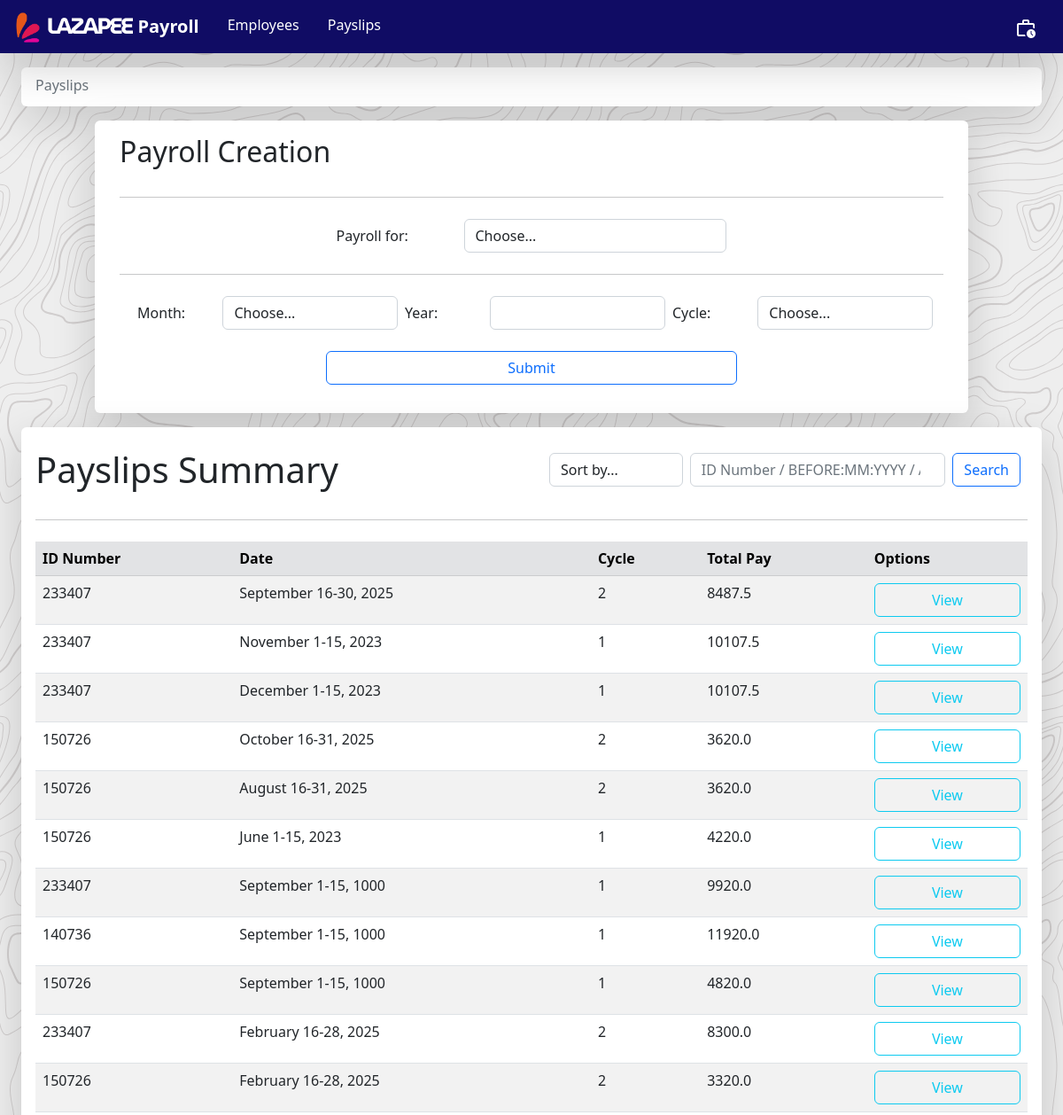
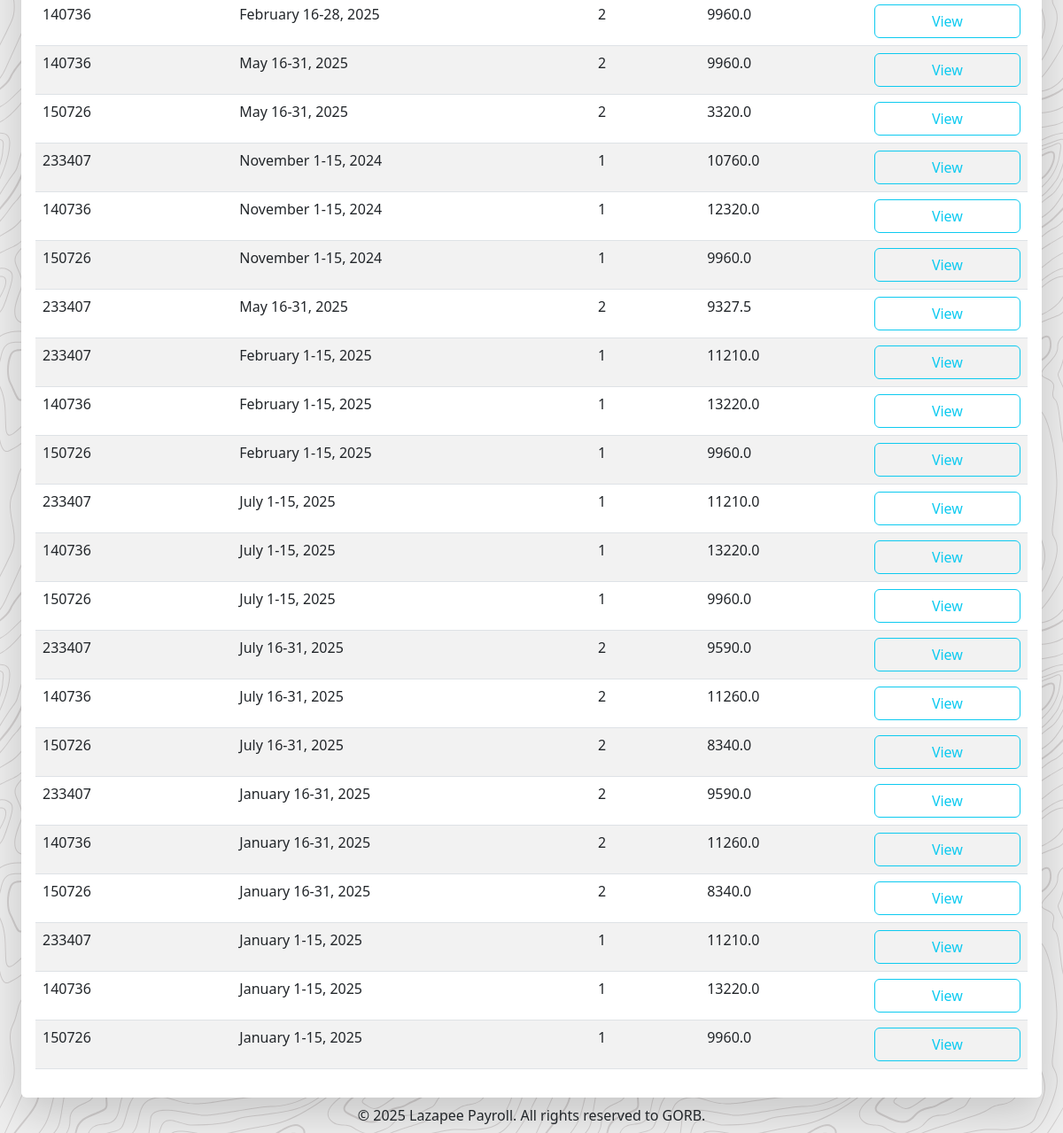
Screenshot of /payslips with the database file from the repository (2 pictures, top to bottom).
### payroll_app/models.py (models this page shows, shortened)
class Payslip(models.Model):
    id_number = models.ForeignKey(Employee, on_delete=models.CASCADE)
    employee_name = models.CharField(max_length = 300) ##ADDITIONAL FIELD (Why? So the name of employee at the time of generation is hard-coded in each payslip.)
    month = models.CharField(max_length = 300)
    month_integer_reference = models.IntegerField() ##ADDITIONAL FIELD (Why? So we are able to sort the payslips in manner of time. E.g. Jan = 1, Feb = 2, ...)
    date_range = models.CharField(max_length = 300)
    year = models.CharField(max_length = 300)
    pay_cycle = models.IntegerField()
    rate = models.FloatField()
    earnings_allowance = models.FloatField()
    deductions_tax = models.FloatField()
    deductions_health = models.FloatField()
    pag_ibig = models.FloatField()
    sss = models.FloatField()
    overtime = models.FloatField()
    total_pay = models.FloatField()
    def getIDNumber(self):
        return self.id_number.getID()
    def getMonth(self):
        return self.month
    def getDate_range(self):
        return self.date_range
    def getYear(self):
        return self.year
    def getPay_cycle(self):
        return self.pay_cycle
    def getTotal_pay(self):
        return self.total_pay

class Employee(models.Model):
    name = models.CharField(max_length = 300)
    id_number = models.CharField(max_length = 300, unique = True)
    rate = models.FloatField()
    overtime_pay = models.FloatField(null=True)
    allowance = models.FloatField(null=True)
    def getName(self):
        return self.name
    def getID(self):
        return self.id_number

### payroll_app/views.py (the view)
# urls.py: path('payslips', views.payslips_page,  name='payslips'),
def payslips_page(request):
    global history
    global account
    months = ['January', 'February', 'March', 'April', 'May', 'June', 'July', 'August', 'September', 'October', 'November', 'December']
    payslips = Payslip.objects.all().order_by('-pk')
    employees = Employee.objects.all()
    if (request.method=="POST"):
        button = request.POST.get("button")
        sorting = request.POST.get("sort")
        if button == "search":
            creds = request.POST.get("Search")
            if ":" in creds:
                creds = creds.upper().split(":")
                if "BEFORE" in creds:
                    if len(creds) > 1:
                        if len(creds[1]) == 2 and creds[1].isdigit():
                            if len(creds[2]) == 4 and creds[2].isdigit():
                                payslips = Payslip.objects.filter(month_integer_reference__lte=int(creds[1]), year__lte=int(creds[2])).order_by('-year', 'month_integer_reference', 'pay_cycle')
                            else:
                                payslips = Payslip.objects.filter(month_integer_reference__lte=int(creds[1])).order_by('-year', 'month_integer_reference', 'pay_cycle')
                        elif len(creds[1]) == 4 and creds[1].isdigit():
                            payslips = Payslip.objects.filter(year__lte=int(creds[1]))
                elif "AFTER" in creds:
                    if len(creds) > 1:
                        if len(creds[1]) == 2 and creds[1].isdigit():
                            if len(creds[2]) == 4 and creds[2].isdigit():
                                payslips = Payslip.objects.filter(month_integer_reference__gte=int(creds[1]), year__gte=int(creds[2])).order_by('-year', 'month_integer_reference', 'pay_cycle')
                            else:
                                payslips = Payslip.objects.filter(month_integer_reference__gte=int(creds[1])).order_by('-year', 'month_integer_reference', 'pay_cycle')
                        elif len(creds[1]) == 4 and creds[1].isdigit():
                            payslips = Payslip.objects.filter(year__gte=int(creds[1]))
                elif "BETWEEN" in creds:
                    if len(creds) == 5:
                        if creds[1].isdigit() and creds[2].isdigit() and creds[3].isdigit() and creds[4].isdigit():
                            if len(creds[1]) == 2 and len(creds[3]) == 2:
                                if len(creds[2]) == 4 and len(creds[4]) == 4:
                                    payslips = Payslip.objects.filter(month_integer_reference__range=(int(creds[1]), int(creds[3])), year__range=(int(creds[2]), int(creds[4]))).order_by('-year', 'month_integer_reference', 'pay_cycle')
                    elif len(creds) == 3:
                        if len(creds[1]) == 4 and len(creds[2]) == 4 and creds[1].isdigit() and creds[2].isdigit():
                            payslips = Payslip.objects.filter(year__range=(int(creds[1]), int(creds[2])))
            else:
                employee = Employee.objects.filter(id_number=creds)
                if employee:
                    payslips = Payslip.objects.filter(id_number=employee[0])
            if sorting == "new":
                payslips = payslips.order_by('-year', '-month_integer_reference', '-pay_cycle')
            elif sorting == "old":
                payslips = payslips.order_by('year', 'month_integer_reference', 'pay_cycle')
            elif sorting == "recent":
                payslips = payslips.order_by('-pk')
            return render(request, 'payroll_app/payslips_page.html', {'payslips':payslips, 'employees':employees, 'months':months, 'history':history, 'account':account})
        elif button == "create":
            months_as_integers = {'January':1, 'February':2, 'March':3, 'April':4, 'May':5, 'June':6, 'July':7, 'August':8, 'September':9, 'October':10, 'November':11, 'December':12}
            id_number = request.POST.get("employee")
            month = request.POST.get("month")
            year = int(request.POST.get("year"))
            cycle = int(request.POST.get("cycle"))
            month_integer_reference = months_as_integers[month]
            if id_number == "all":
                employee_list = Employee.objects.all()
            else:
                employee_list = [Employee.objects.get(id_number=id_number)]
            for e in employee_list:
                employee = e
                if Payslip.objects.filter(id_number=employee, month=month, year=year, pay_cycle=cycle).exists() and len(employee_list) == 1:
                    return render(request, 'payroll_app/payslips_page.html', {'payslips':payslips, 'employees':employees, 'months':months, 'message':'Payslip already exists!', 'history':history, 'account':account})
                elif Payslip.objects.filter(id_number=employee, month=month, year=year, pay_cycle=cycle).exists() and len(employee_list) > 1:
                    pass
                else:
                    rate = employee.getRate()
                    overtime = employee.getOvertime()
                    allowance = employee.getAllowance()
                    if cycle == 2:
                        date_range = '16-31' if month in ['January', 'March', 'May', 'July','August', 'October', 'December'] else '16-29' if (month == 'February' and (year%4==0 and (year%400==0 or year%100!=0))) else '16-28' if month=='February' else '16-30'
                        philhealth = employee.getRate() * 0.04
                        sss = employee.getRate() * 0.045
                        deductions_tax = ((rate/2) + allowance + overtime - philhealth - sss) * 0.2
                        total_pay = ((rate/2) + allowance + overtime - philhealth - sss) - deductions_tax
                        Payslip.objects.create(id_number=employee, employee_name = employee.getName(), month=month, date_range=date_range, year=year, pay_cycle=cycle, rate=rate, earnings_allowance=allowance, deductions_tax=deductions_tax, deductions_health=philhealth, pag_ibig=0, sss=sss, overtime=overtime, total_pay=total_pay, month_integer_reference=month_integer_reference)
                    elif cycle == 1:
                        date_range = '1-15'
                        pag_ibig = 100
                        deductions_tax = ((rate/2) + allowance + overtime - pag_ibig) * 0.2
                        total_pay = ((rate/2) + allowance + overtime - pag_ibig) - deductions_tax
                        Payslip.objects.create(id_number=employee, employee_name = employee.getName(), month=month, date_range=date_range, year=year, pay_cycle=cycle, rate=rate, earnings_allowance=allowance, deductions_tax=deductions_tax, deductions_health=0, pag_ibig=pag_ibig, sss=0, overtime=overtime, total_pay=total_pay, month_integer_reference=month_integer_reference)
                    history.append("Created payslip for {} for {} {}, {}, Cycle {}".format(employee.getName(), month, date_range, year, cycle))
                    if len(history) > 5:
                        history.pop(0)
                    Employee.objects.filter(id_number=employee.getID()).update(overtime_pay=0)
            employees = Employee.objects.all()
            return render(request, 'payroll_app/payslips_page.html', {'payslips':payslips, 'employees':employees, 'months':months, 'message':'Payslip successfully created!', 'history':history, 'account':account})
    else:
        return render(request, 'payroll_app/payslips_page.html', {'payslips':payslips, 'employees':employees, 'months':months, 'history':history})

### payroll_app/templates/payroll_app/payslips_page.html (shortened to what this page needs)
{% extends 'payroll_app/base.html' %}
{% load static %}
    {% block directory %}
        <ol class="breadcrumb mb-1">
            <li class="breadcrumb-item">
                <a href="{% url 'payslips' %}" class="text-secondary text-decoration-none">Payslips</a>
            </li>
        </ol>
    {% endblock %}
    {% block create %}
    <div class="container-fluid d-flex justify-content-center w-100 div-animation">
        <div class="navbar mt-3 mx-4 p-3 shadow-lg rounded w-70" style="background-color: white">
            <div class="container-fluid">
                <h2>Payroll Creation</h2>
            </div>
            <div class="container-fluid justify-content-center">
                <form class="form w-100" method="POST"> {% csrf_token %}
                    <hr class="my-4">
                    <div class="form-group">
                        <div class="container-fluid d-flex align-items-center w-50">
                            <label class="w-50">Payroll for:</label>
                            <select class="form-control w-100" name="employee" required>
                                <option value="" disabled selected hidden>Choose...</option>
                            </select>
                        </div>
                        <hr class="my-4">
                        <div class="container-fluid d-flex align-items-center">
                            <label class="w-50 mx-2">Month:</label>
                            <select class="form-control w-100" name="month" required>
                                <option value="" disabled selected hidden>Choose...</option>
                            </select>
                            <label class="w-50 mx-2">Year:</label>
                            <input class="form-control" type="text" name="year" required>
                            <label class="w-50 mx-2">Cycle:</label>
                            <select class="form-control w-100" name="cycle" required>
                                <option value="" disabled selected hidden>Choose...</option>
                            </select>
                        </div>
                        <div class="d-flex mt-4 w-100 justify-content-center">
                            <button class="btn btn-outline-primary w-50" type="submit" name="button" value="create">Submit</button>
                        </div>
                    </div>
                </form>
            </div>
        </div>
    </div>
    {% endblock %}
    {% block content %}
        <div class="navbar mt-3 mx-4 p-3 shadow-lg rounded div-animation" style="background-color: white">
            <div class="w-100">
                <div class="row align-items-center">
                    <div class="col">
                        <h1 class="mt-2">Payslips Summary</h1>
                    </div>
                    <div class="col">
                        <form class="form-inline my-2 d-flex" method="POST"> {% csrf_token %}
                            <select class="form-control w-50 mx-2" name="sort">
                                <option value="" disabled selected hidden>Sort by...</option>
                            </select>
                            <input class="form-control" type="search" placeholder="ID Number / BEFORE:MM:YYYY / AFTER:MM:YYYY / BETWEEN:MM:YYYY:MM:YYYY" name="Search">
                            <button class="btn btn-outline-primary mx-2" type="submit" name="button" value="search">Search</button>
                        </form>
                    </div>
                </div>
                <hr class="my-4">
            </div>
            <table class="table table-hover table-striped">
                <thead class="table-secondary">
                    <th scope="col"> ID Number </th>
                    <th scope="col"> Date </th>
                    <th scope="col"> Cycle </th>
                    <th scope="col"> Total Pay </th>
                    <th scope="col"> Options </th>
                </thead>
                <tbody>
                    {% for p in payslips %}
                        <tr>
                            <td> {{ p.getIDNumber }} </td>
                            <td> {{ p.getMonth }} {{ p.getDate_range }}, {{ p.getYear }} </td>
                            <td> {{ p.getPay_cycle }} </td>
                            <td> {{ p.getTotal_pay }} </td>
                            <td>
                                <a href="{% url 'view_payslip' pk=p.pk %}" class="btn btn-outline-info px-3 mr-3 w-100">View</a>
                            </td>
                        </tr>
                    {% endfor %}
                </tbody>
            </table>
        </div>
    {% endblock %}

### payroll_app/templates/payroll_app/base.html (style rules this page uses)
.div-animation { animation: fade 0.4s ease-out; }

### rows the page displays
Payslip: getIDNumber "233407", getMonth "September", getDate_range "16-30", getYear "2025", getPay_cycle "2", getTotal_pay "8487.5"
Payslip: getIDNumber "233407", getMonth "November", getDate_range "1-15", getYear "2023", getPay_cycle "1", getTotal_pay "10107.5"
Payslip: getIDNumber "233407", getMonth "December", getDate_range "1-15", getYear "2023", getPay_cycle "1", getTotal_pay "10107.5"
Payslip: getIDNumber "150726", getMonth "October", getDate_range "16-31", getYear "2025", getPay_cycle "2", getTotal_pay "3620.0"
Payslip: getIDNumber "150726", getMonth "August", getDate_range "16-31", getYear "2025", getPay_cycle "2", getTotal_pay "3620.0"
Payslip: getIDNumber "150726", getMonth "June", getDate_range "1-15", getYear "2023", getPay_cycle "1", getTotal_pay "4220.0"
Payslip: getIDNumber "233407", getMonth "September", getDate_range "1-15", getYear "1000", getPay_cycle "1", getTotal_pay "9920.0"
Payslip: getIDNumber "140736", getMonth "September", getDate_range "1-15", getYear "1000", getPay_cycle "1", getTotal_pay "11920.0"
Payslip: getIDNumber "150726", getMonth "September", getDate_range "1-15", getYear "1000", getPay_cycle "1", getTotal_pay "4820.0"
Payslip: getIDNumber "233407", getMonth "February", getDate_range "16-28", getYear "2025", getPay_cycle "2", getTotal_pay "8300.0"
Payslip: getIDNumber "150726", getMonth "February", getDate_range "16-28", getYear "2025", getPay_cycle "2", getTotal_pay "3320.0"
Payslip: getIDNumber "140736", getMonth "February", getDate_range "16-28", getYear "2025", getPay_cycle "2", getTotal_pay "9960.0"
Payslip: getIDNumber "140736", getMonth "May", getDate_range "16-31", getYear "2025", getPay_cycle "2", getTotal_pay "9960.0"
Payslip: getIDNumber "150726", getMonth "May", getDate_range "16-31", getYear "2025", getPay_cycle "2", getTotal_pay "3320.0"
Payslip: getIDNumber "233407", getMonth "November", getDate_range "1-15", getYear "2024", getPay_cycle "1", getTotal_pay "10760.0"
Payslip: getIDNumber "140736", getMonth "November", getDate_range "1-15", getYear "2024", getPay_cycle "1", getTotal_pay "12320.0"
Payslip: getIDNumber "150726", getMonth "November", getDate_range "1-15", getYear "2024", getPay_cycle "1", getTotal_pay "9960.0"
Payslip: getIDNumber "233407", getMonth "May", getDate_range "16-31", getYear "2025", getPay_cycle "2", getTotal_pay "9327.5"
Payslip: getIDNumber "233407", getMonth "February", getDate_range "1-15", getYear "2025", getPay_cycle "1", getTotal_pay "11210.0"
Payslip: getIDNumber "140736", getMonth "February", getDate_range "1-15", getYear "2025", getPay_cycle "1", getTotal_pay "13220.0"
Payslip: getIDNumber "150726", getMonth "February", getDate_range "1-15", getYear "2025", getPay_cycle "1", getTotal_pay "9960.0"
Payslip: getIDNumber "233407", getMonth "July", getDate_range "1-15", getYear "2025", getPay_cycle "1", getTotal_pay "11210.0"
Payslip: getIDNumber "140736", getMonth "July", getDate_range "1-15", getYear "2025", getPay_cycle "1", getTotal_pay "13220.0"
Payslip: getIDNumber "150726", getMonth "July", getDate_range "1-15", getYear "2025", getPay_cycle "1", getTotal_pay "9960.0"
Payslip: getIDNumber "233407", getMonth "July", getDate_range "16-31", getYear "2025", getPay_cycle "2", getTotal_pay "9590.0"
Payslip: getIDNumber "140736", getMonth "July", getDate_range "16-31", getYear "2025", getPay_cycle "2", getTotal_pay "11260.0"
Payslip: getIDNumber "150726", getMonth "July", getDate_range "16-31", getYear "2025", getPay_cycle "2", getTotal_pay "8340.0"
Payslip: getIDNumber "233407", getMonth "January", getDate_range "16-31", getYear "2025", getPay_cycle "2", getTotal_pay "9590.0"
Payslip: getIDNumber "140736", getMonth "January", getDate_range "16-31", getYear "2025", getPay_cycle "2", getTotal_pay "11260.0"
Payslip: getIDNumber "150726", getMonth "January", getDate_range "16-31", getYear "2025", getPay_cycle "2", getTotal_pay "8340.0"
Payslip: getIDNumber "233407", getMonth "January", getDate_range "1-15", getYear "2025", getPay_cycle "1", getTotal_pay "11210.0"
Payslip: getIDNumber "140736", getMonth "January", getDate_range "1-15", getYear "2025", getPay_cycle "1", getTotal_pay "13220.0"
Payslip: getIDNumber "150726", getMonth "January", getDate_range "1-15", getYear "2025", getPay_cycle "1", getTotal_pay "9960.0"
